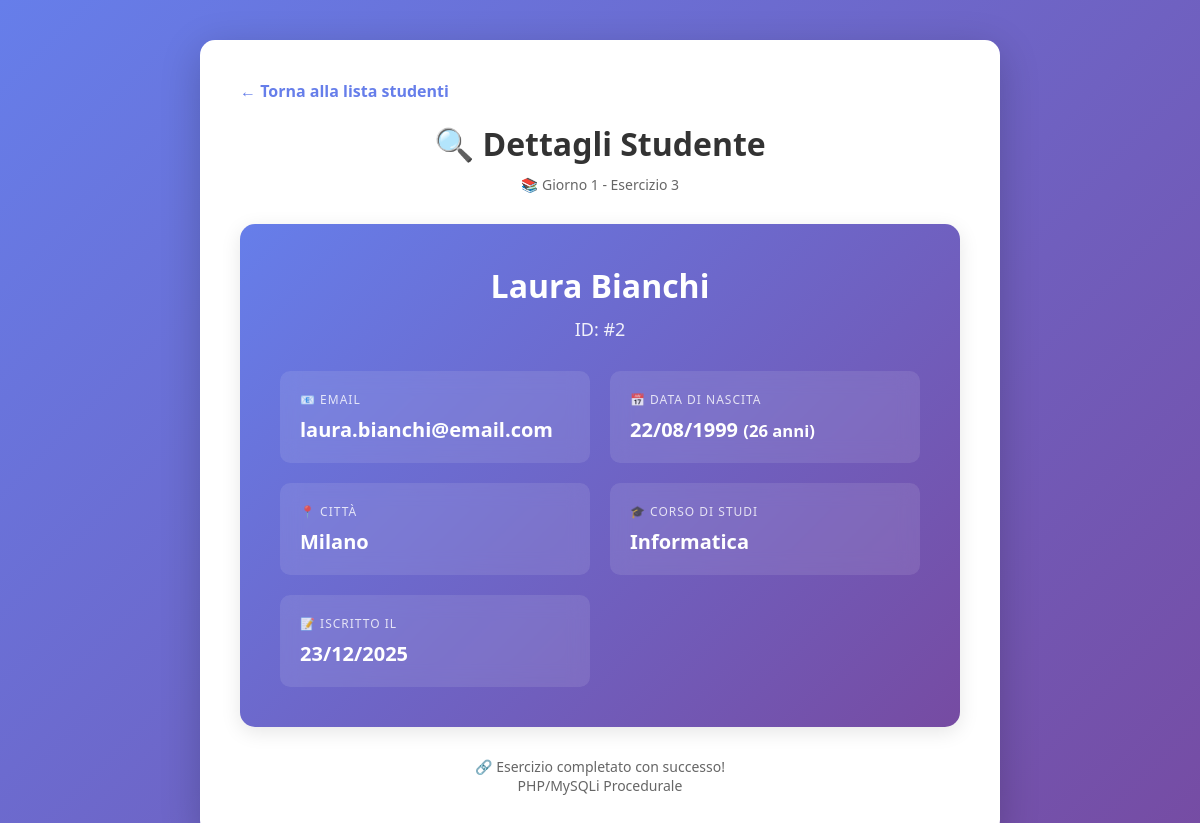
/giorno-01/esercizio-03/index.php?id=2, run on the app's committed database.
### tables this page shows
CREATE TABLE IF NOT EXISTS studenti (
    id INT AUTO_INCREMENT PRIMARY KEY,
    nome VARCHAR(50) NOT NULL,
    cognome VARCHAR(50) NOT NULL,
    email VARCHAR(100) UNIQUE NOT NULL,
    data_nascita DATE,
    citta VARCHAR(50),
    corso VARCHAR(50),
    creato_il TIMESTAMP DEFAULT CURRENT_TIMESTAMP,
    modificato_il TIMESTAMP DEFAULT CURRENT_TIMESTAMP ON UPDATE CURRENT_TIMESTAMP
);

### utils/functions.php (called while the page is built, shortened)
<?php
function formatta_data_italiana($data) {
    $d = DateTime::createFromFormat('Y-m-d', $data);
    return $d ? $d->format('d/m/Y') : $data;
}
?>

### giorno-01/esercizio-03/index.php (the view, shortened to what this page needs)
<!DOCTYPE html>
<html lang="it">
<head>
</head>
<body>
    <div class="container">
        <a href="../esercizio-02/index.php" class="back-link">← Torna alla lista studenti</a>
        <h1>🔍 Dettagli Studente</h1>
        <p class="subtitle">📚 Giorno 1 - Esercizio 3</p>
        <?php
        require_once '../../utils/functions.php';
        $errore = '';
        $studente = null;
        if (!isset($_GET['id']) || empty($_GET['id'])) {
            $errore = "⚠️ Nessun ID studente specificato. Aggiungi ?id=1 all'URL.";
        } elseif (!is_numeric($_GET['id'])) {
            $errore = "❌ ID non valido. L'ID deve essere un numero.";
        } else {
            $id = (int)$_GET['id'];
            $conn = connetti_database();
            if (!$conn) {
                $errore = "❌ Errore di connessione al database: " . mysqli_connect_error();
            } else {
                $stmt = mysqli_prepare($conn, "SELECT id, nome, cognome, email, data_nascita, citta, corso, creato_il
                                                FROM studenti
                                                WHERE id = ?");
                if ($stmt) {
                    mysqli_stmt_bind_param($stmt, "i", $id);
                    mysqli_stmt_execute($stmt);
                    $result = mysqli_stmt_get_result($stmt);
                    if (mysqli_num_rows($result) > 0) {
                        $studente = mysqli_fetch_assoc($result);
                    } else {
                        $errore = "📭 Studente con ID #$id non trovato nel database.";
                    }
                } else {
                    $errore = "❌ Errore nella preparazione della query: " . mysqli_error($conn);
                }
            }
        }
        ?>
        <?php if ($errore): ?>
            <div class="<?php echo strpos($errore, '⚠️') !== false ? 'warning' : 'error'; ?>">
                <?php echo htmlspecialchars($errore); ?>
            </div>
            <div style="text-align: center; margin-top: 20px;">
                <p>Prova con:</p>
                <a href="?id=1" style="color: #667eea;">?id=1</a> |
                <a href="?id=2" style="color: #667eea;">?id=2</a> |
                <a href="?id=3" style="color: #667eea;">?id=3</a>
            </div>
        <?php elseif ($studente): ?>
            <div class="card">
                <div class="card-header">
                    <h2><?php echo htmlspecialchars($studente['nome'] . ' ' . $studente['cognome']); ?></h2>
                    <div class="id">ID: #<?php echo htmlspecialchars($studente['id']); ?></div>
                </div>
                <div class="detail-grid">
                    <div class="detail-item">
                        <div class="detail-label">📧 Email</div>
                        <div class="detail-value"><?php echo htmlspecialchars($studente['email']); ?></div>
                    </div>
                    <div class="detail-item">
                        <div class="detail-label">📅 Data di Nascita</div>
                        <div class="detail-value">
                            <?php
                            if ($studente['data_nascita']) {
                                echo formatta_data_italiana($studente['data_nascita']);
                                $data_nascita = new DateTime($studente['data_nascita']);
                                $oggi = new DateTime();
                                $eta = $oggi->diff($data_nascita)->y;
                                echo " <small>($eta anni)</small>";
                            } else {
                                echo '-';
                            }
                            ?>
                        </div>
                    </div>
                    <div class="detail-item">
                        <div class="detail-label">📍 Città</div>
                        <div class="detail-value"><?php echo htmlspecialchars($studente['citta']); ?></div>
                    </div>
                    <div class="detail-item">
                        <div class="detail-label">🎓 Corso di Studi</div>
                        <div class="detail-value"><?php echo htmlspecialchars($studente['corso']); ?></div>
                    </div>
                    <div class="detail-item">
                        <div class="detail-label">📝 Iscritto il</div>
                        <div class="detail-value">
                            <?php
                            if ($studente['creato_il']) {
                                $data = new DateTime($studente['creato_il']);
                                echo $data->format('d/m/Y');
                            }
                            ?>
                        </div>
                    </div>
                </div>
            </div>
        <?php endif; ?>
        <div class="footer">
            <p>🔗 Esercizio completato con successo!</p>
            <p>PHP/MySQLi Procedurale</p>
        </div>
    </div>
</body>
</html>

### giorno-01/esercizio-03/index.php (style rules this page uses)
* { margin: 0; padding: 0; box-sizing: border-box; }
body { font-family: 'Segoe UI', Tahoma, Geneva, Verdana, sans-serif; background: linear-gradient(135deg, #667eea 0%, #764ba2 100%); min-height: 100vh; padding: 40px 20px; }
.container { background: white; padding: 40px; border-radius: 15px; box-shadow: 0 10px 40px rgba(0,0,0,0.2); max-width: 800px; margin: 0 auto; }
h1 { color: #333; margin-bottom: 10px; text-align: center; }
.subtitle { text-align: center; color: #666; margin-bottom: 30px; font-size: 14px; }
.back-link { display: inline-block; color: #667eea; text-decoration: none; margin-bottom: 20px; font-weight: 600; transition: color 0.3s; }
.card { background: linear-gradient(135deg, #667eea 0%, #764ba2 100%); color: white; padding: 40px; border-radius: 15px; box-shadow: 0 5px 20px rgba(0,0,0,0.1); margin-bottom: 30px; }
.card-header { text-align: center; margin-bottom: 30px; }
.card-header h2 { font-size: 32px; margin-bottom: 10px; }
.card-header .id { font-size: 18px; opacity: 0.9; }
.detail-grid { display: grid; grid-template-columns: repeat(auto-fit, minmax(250px, 1fr)); gap: 20px; }
.detail-item { background: rgba(255, 255, 255, 0.1); padding: 20px; border-radius: 10px; backdrop-filter: blur(10px); }
.detail-label { font-size: 12px; text-transform: uppercase; letter-spacing: 1px; opacity: 0.8; margin-bottom: 8px; }
.detail-value { font-size: 20px; font-weight: 600; }
.footer { margin-top: 30px; text-align: center; color: #666; font-size: 14px; }

### data on the page
studenti: nome+cognome "Laura Bianchi", id "2", email "laura.bianchi@email.com", data_nascita "22/08/1999", citta "Milano", corso "Informatica", creato_il "23/12/2025"
